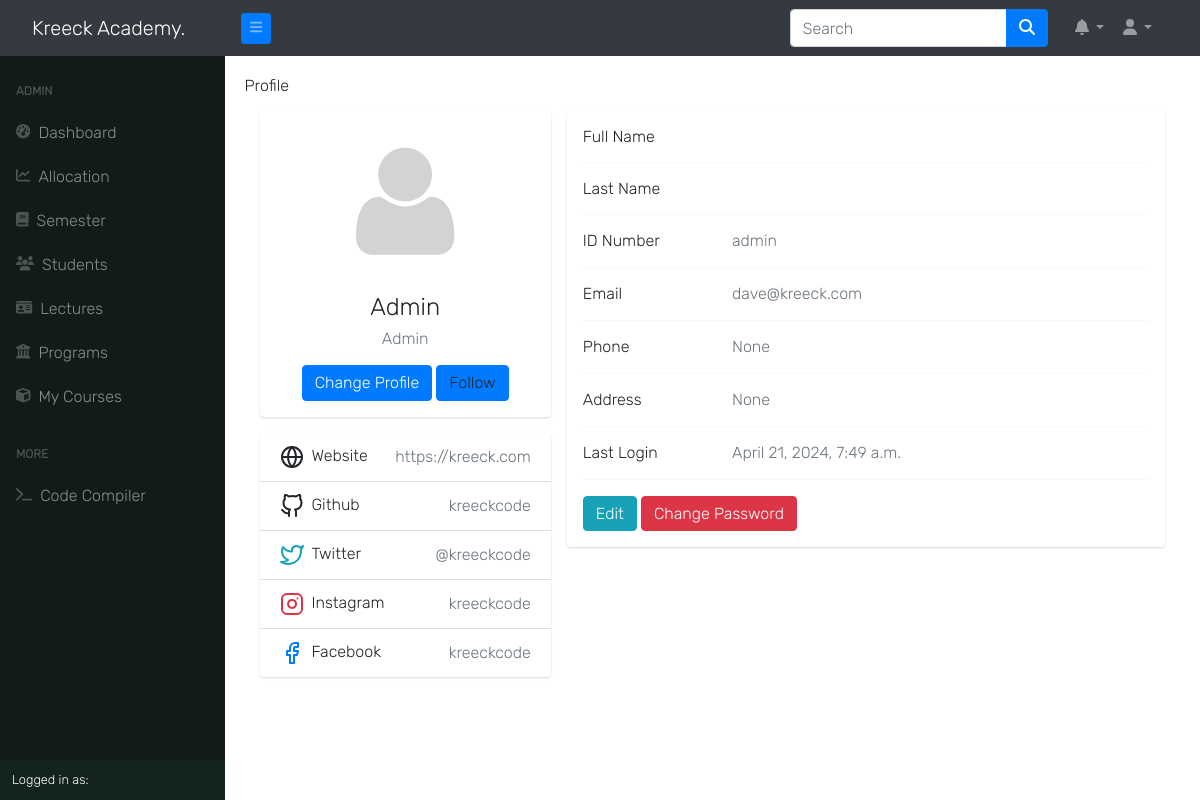
Page /auth/profile/ (signed in) on the earlier database version.
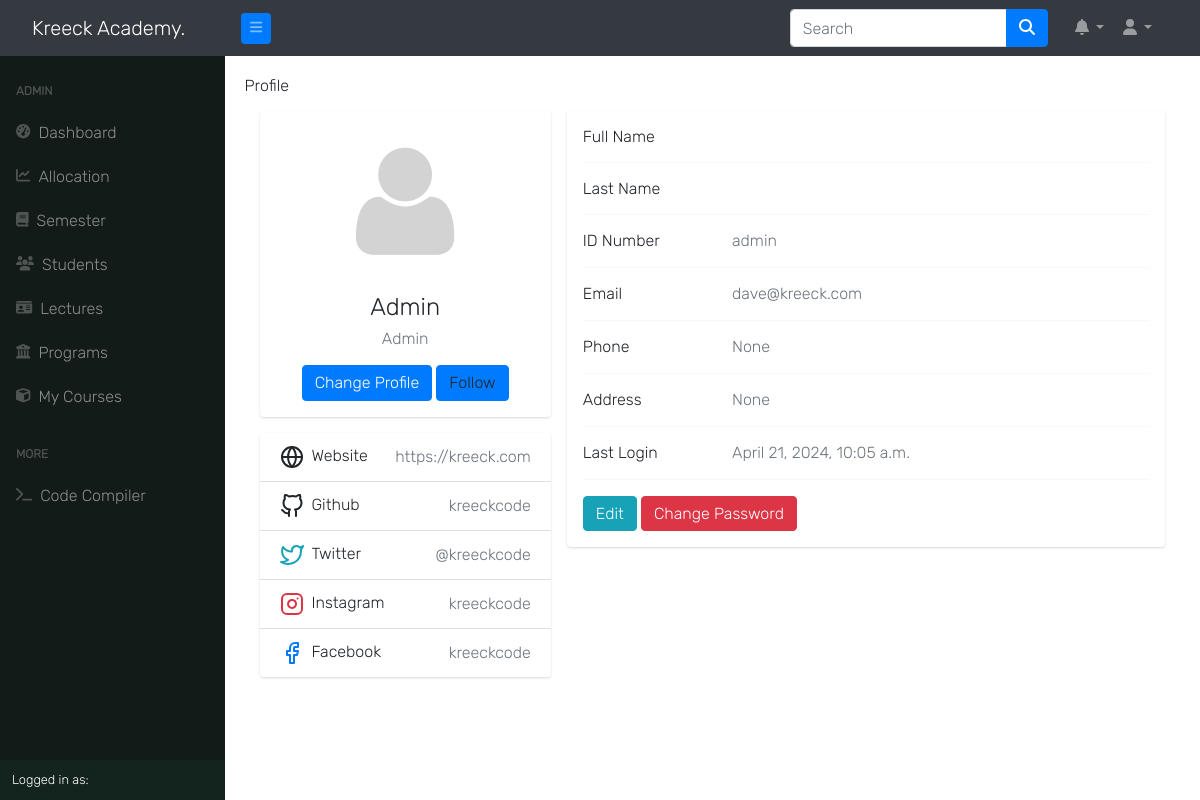
Same page on the later database version.
### accounts/models.py (models this page shows, shortened)
class User(AbstractUser):
    is_student = models.BooleanField(default=False)
    is_lecturer = models.BooleanField(default=False)
    is_parent = models.BooleanField(default=False)
    is_dep_head = models.BooleanField(default=False)
    phone = models.CharField(max_length=60, blank=True, null=True)
    address = models.CharField(max_length=60, blank=True, null=True)
    picture = models.ImageField(upload_to='profile_pictures/%y/%m/%d/', default='default.png', null=True)
    email = models.EmailField(blank=True, null=True)
    username_validator = ASCIIUsernameValidator()
    objects = UserManager()
    @property
    def get_full_name(self):
        full_name = self.username
        if self.first_name and self.last_name:
            full_name = self.first_name + " " + self.last_name
        return full_name
    @property
    def get_user_role(self):
        if self.is_superuser:
            return "Admin"
        elif self.is_student:
            return "Student"
        elif self.is_lecturer:
            return "Lecturer"
        elif self.is_parent:
            return "Parent"

### accounts/views.py (the view, shortened to what this page needs)
# urls.py: path('profile/', profile, name='profile'),
@cache_control(no_cache=True, must_revalidate=True, no_store=True)
@login_required
def profile(request):
    try:
        current_session = get_object_or_404(Session, is_current_session=True)
        current_semester = get_object_or_404(Semester, is_current_semester=True, session=current_session)
    except Semester.MultipleObjectsReturned and Semester.DoesNotExist and Session.DoesNotExist:
        raise Http404
    if request.user.is_lecturer:
        courses = Course.objects.filter(allocated_course__lecturer__pk=request.user.id).filter(
            semester=current_semester)
        return render(request, 'accounts/profile.html', {
            'title': request.user.get_full_name,
            "courses": courses,
            'current_session': current_session,
            'current_semester': current_semester,
        })
    else:
        staff = User.objects.filter(is_lecturer=True)
        return render(request, 'profile/profile.html', {
            'title': request.user.get_full_name,
            "staff": staff,
            'current_session': current_session,
            'current_semester': current_semester,
        })

### templates/profile/profile.html (shortened to what the changed rows need)
{% extends 'base.html' %}
{% load static %}
{% load i18n %}
{% block content %}
    <link rel="stylesheet" href="/static/css/bootstrap.css">
        <div class="main-body">
              <div class="row gutters-sm">
                <div class="col-md-4 mb-3">
                  <div class="card">
                    <div class="card-body">
                      {% if request.user.is_authenticated %}
                      <div class="d-flex flex-column align-items-center text-center">
                        <img src="{{ user.picture.url }}" alt="Admin" class="rounded-circle" width="150"  onload="cacheProfilePicture(this);">
                        <div class="mt-3">
                          <h4>{{ user.get_full_name|title }}</h4>
                          <p class="text-secondary mb-1">{{ user.get_user_role }}</p>
                          <a class="btn btn-primary" href="{% url 'edit_profile' %}">Change Profile</a>
                          <a class="btn btn-primary" >Follow</a>
                        </div>
                      </div>
                      {% endif %}
                    </div>
                  </div>
                </div>
                <div class="col-md-8">
                  <div class="card mb-3">
                    <div class="card-body">
                      <div class="row">
                        <div class="col-sm-3">
                          <h6 class="mb-0">ID Number</h6>
                        </div>
                        <div class="col-sm-9 text-secondary">
                          {{ user.username }}
                        </div>
                      </div>
                      <div class="row">
                        <div class="col-sm-3">
                          <h6 class="mb-0">Email</h6>
                        </div>
                        <div class="col-sm-9 text-secondary">
                          {{ user.email }}
                        </div>
                      </div>
                      <div class="row">
                        <div class="col-sm-3">
                          <h6 class="mb-0">Phone</h6>
                        </div>
                        <div class="col-sm-9 text-secondary">
                          {{ user.phone }}
                        </div>
                      </div>
                      <div class="row">
                        <div class="col-sm-3">
                          <h6 class="mb-0">Address</h6>
                        </div>
                        <div class="col-sm-9 text-secondary">
                          {{ user.address }}
                        </div>
                      </div>
                      <div class="row">
                        <div class="col-sm-3">
                          <h6 class="mb-0">Last Login</h6>
                        </div>
                        <div class="col-sm-9 text-secondary">
                          {{ user.last_login }}
                        </div>
                      </div>
                    </div>
                  </div>
                  </div>
                </div>
              </div>
            </div>
        </div>
        {% endblock content %}

Differences in the rows shown:
changed User "Admin": last_login "April 21, 2024, 7:49 a.m." → "April 21, 2024, 10:05 a.m."
